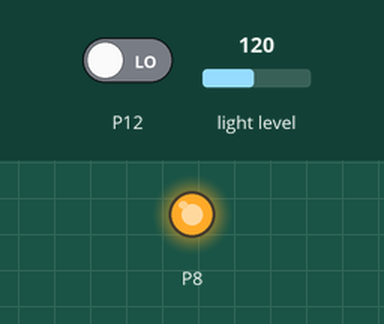
This program was run on a simulated BBC micro:bit running MicroPython. On the bench: output pins drawn as LEDs (lit = HIGH). Inputs (shaded band) come from the test bench; at power-on: light level 120, P12 LOW.

Above: at 1.2 s.
1.3 s: light level set to 11
2.8 s: light level set to 8
At 4.1 s:
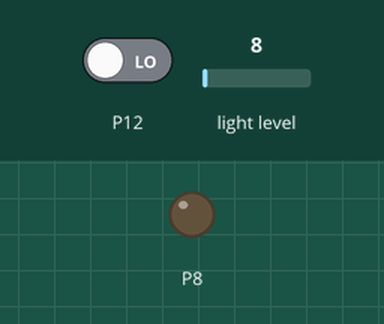
6.3 s: light level set to 64
At 6.9 s:
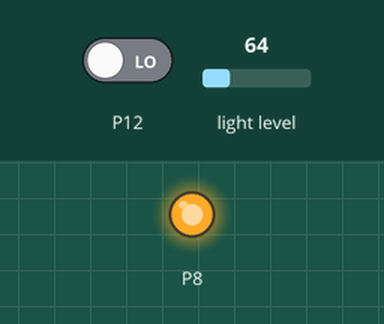
7.8 s: light level set to 5
At 9.3 s:
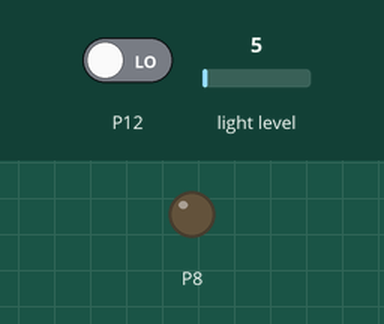
Timing chart, 0 to 10.3 s (numbered marks = the images above; inputs shaded):
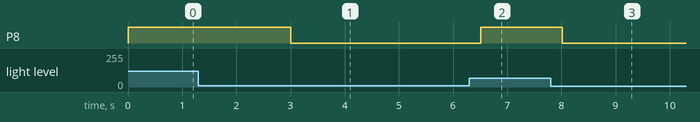

The program:

Updated_Code.py
```python
from microbit import *
import speech

while True:
    lightLvl = display.read_light_level()
    PIR = pin12.read_digital()
    if lightLvl < 10:
        pin8.write_digital(0)
        if PIR == 1:
            speech.say("Stop, Do not Enter")
        sleep(250)
    else:
       pin8.write_digital(1)
       sleep(250)


    
```

Measured:
- the behaviour switches between 10 and 9 on light level (found by bisection; images 0 and 1)
- after the input at 1.3 s, every drawn part: stays the same
- after the input at 2.8 s, P8: HIGH → LOW after 0.21 s
- after the input at 6.3 s, P8: LOW → HIGH after 0.21 s
- after the input at 7.8 s, P8: HIGH → LOW after 0.21 s
